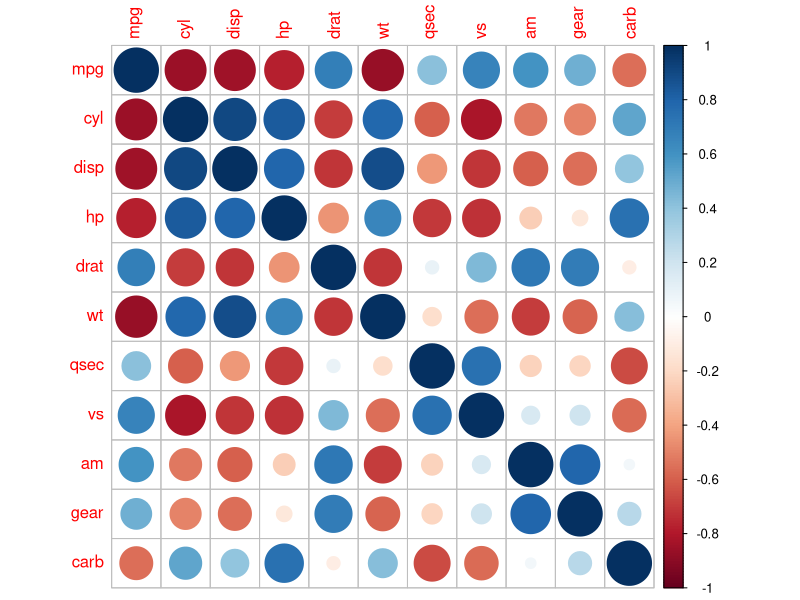
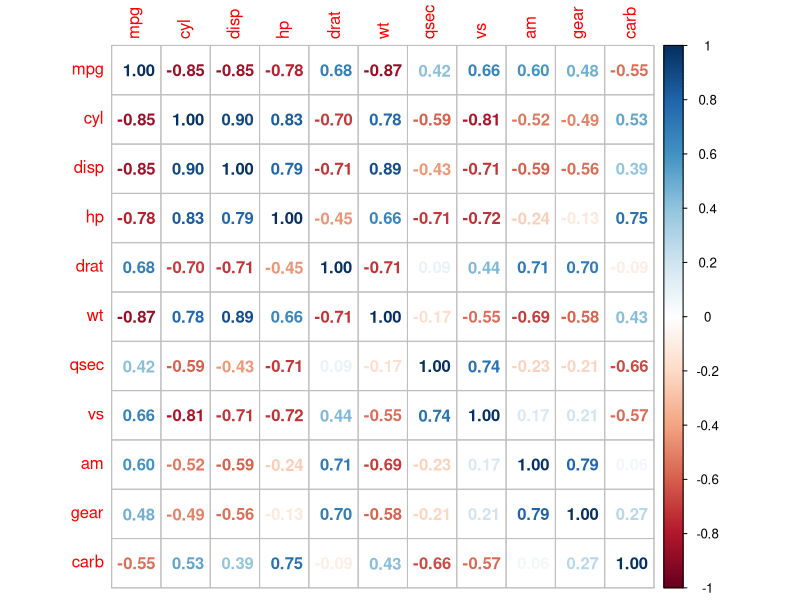
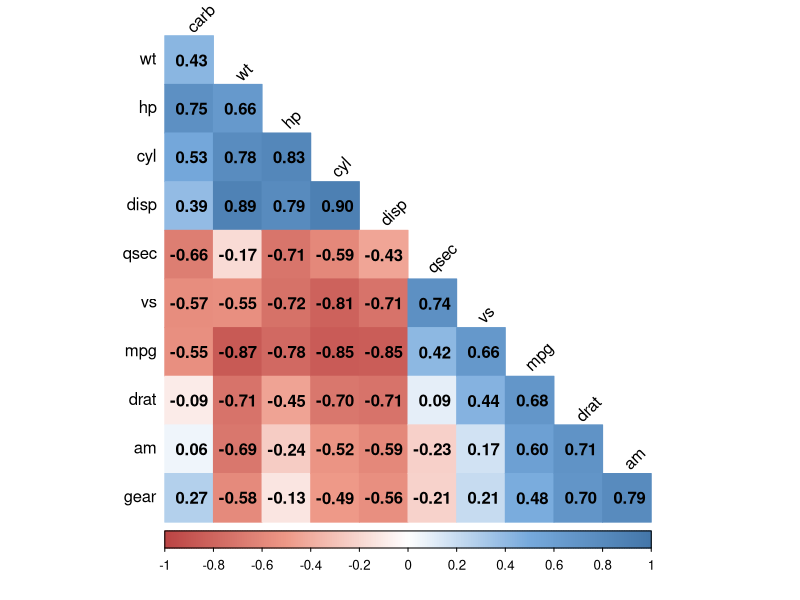

The R source for these figures, in order:
mpg <- as.data.frame(ggplot2::mpg)

library(dplyr)
mpg_diff <- mpg %>%
  select(class,cty) %>%
  filter(class %in% c("compact","suv"))

head(mpg_diff)
table(mpg_diff$class)

t.test(data = mpg_diff, cty ~ class, var.equal = T)

mpg_diff2 <- mpg %>%
  select(fl,cty) %>%
  filter(fl %in% c("r","p"))

table(mpg_diff2$fl)

t.test(data = mpg_diff2, cty~fl, var.equal = T)

economics <- as.data.frame(ggplot2::economics)
cor.test(economics$unemploy, economics$pce)

head(mtcars)
car_cor <- cor(mtcars)
round(car_cor,2)

install.packages("corrplot")
library(corrplot)
corrplot(car_cor)
corrplot(car_cor,method = "number")
col <- colorRampPalette(c("#BB4444","#EE9988","#FFFFFF","#77AADD","#4477AA"))
corrplot(car_cor,
         method = "color",
         col = col(200),
         type = "lower",
         order = "hclust",
         addCoef.col = "black",
         tl.col = "black",
         tl.srt = 45,
         diag = F)
